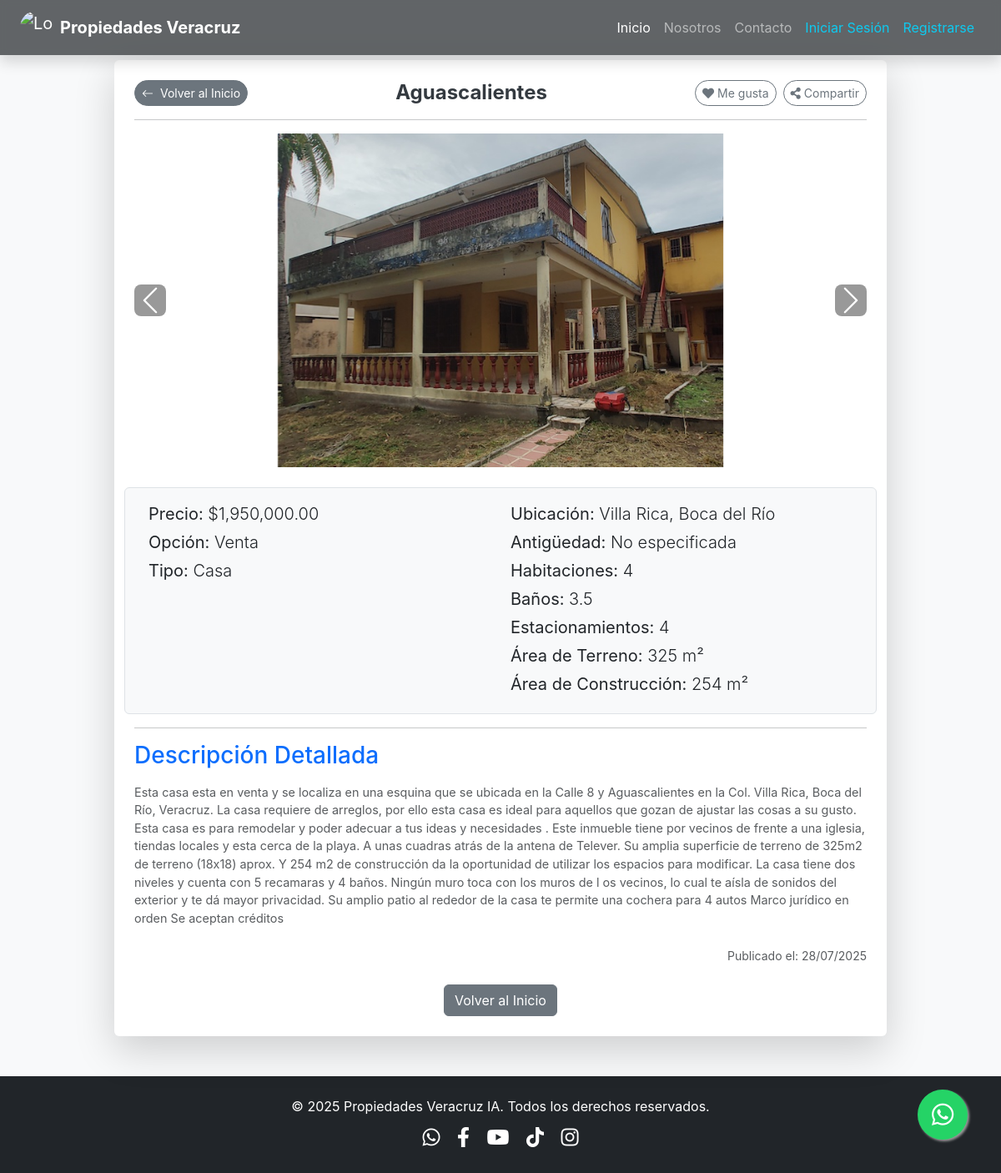
The app's page /property/14 with its own data.
### models.py (models this page shows, shortened)
class Property(db.Model):
    __tablename__ = 'property' # Añadido nombre de tabla explícito para consistencia
    id = db.Column(db.Integer, primary_key=True)
    titulo = db.Column(db.String(100), nullable=False)
    descripcion = db.Column(db.Text, nullable=False)
    precio = db.Column(db.Float, nullable=False)
    ubicacion = db.Column(db.String(200), nullable=False)
    municipio = db.Column(db.String(100), nullable=False)
    property_options = db.Column(db.String(100), nullable=False)
    tipo_propiedad = db.Column(db.String(50), nullable=False) # Ej: Casa, Departamento, Terreno
    num_habitaciones = db.Column(db.Integer, nullable=True)
    num_banos = db.Column(db.Integer, nullable=True)
    num_medios_banos = db.Column(db.Integer, default=0)
    num_estacionamientos = db.Column(db.Integer, default=0)
    area_construccion_metros_cuadrados = db.Column(db.Float, nullable=True)
    area_terreno_metros_cuadrados = db.Column(db.Float, nullable=True)
    antiguedad_tipo = db.Column(db.String(50), nullable=True) # Para 'new' o 'years'
    antiguedad_anos = db.Column(db.Integer, nullable=True)
    cuota_mantenimiento = db.Column(db.Float, default=0.0)
    fecha_publicacion = db.Column(db.DateTime, default=datetime.utcnow)
    images = db.relationship('PropertyImage', backref='property', lazy=True, cascade="all, delete-orphan")
    agente_id = db.Column(db.Integer, db.ForeignKey('user.id'), nullable=False)
    agente = db.relationship('User', backref='managed_properties') # Relación inversa para acceder a las propiedades de un usuario

class PropertyImage(db.Model):
    __tablename__ = 'property_image' # Añadido nombre de tabla explícito
    id = db.Column(db.Integer, primary_key=True)
    filename = db.Column(db.String(100), nullable=False)
    path = db.Column(db.String(200), nullable=True) # Ruta relativa del archivo (ej. 'uploads/1/foto.jpg')
    property_id = db.Column(db.Integer, db.ForeignKey('property.id'), nullable=False)
    is_main = db.Column(db.Boolean, default=False) # Para identificar la imagen principal

### app.py (the view)
@main.route("/property/<int:property_id>")
def property_detail(property_id):
    property_data = db.session.get(Property, property_id) # Usar db.session.get() para la propiedad
    if not property_data:
        flash('La propiedad solicitada no existe.', 'danger')
        return redirect(url_for('main.home'))
    if property_data.images:
        sorted_images = sorted(property_data.images, key=lambda img: (not img.is_main, img.id))
        property_data.images = sorted_images # Asigna la lista ordenada de vuelta al atributo images
    return render_template('property_detail.html', title=property_data.titulo, property=property_data)

### templates/property_detail.html (shortened to what this page needs)
{% extends "base.html" %}
{% block content %}
<div class="container my-4 ">
    <div class="row justify-content-center">
        <div class="col-lg-10 col-md-12">
            <div class="card shadow-lg border-0 rounded-lg">
                <div class="card-body p-4">
                    <div class="row align-items-center mb-3 g-2">
                        <div class="col-auto">
                            <a href="{{ url_for('main.home') }}" class="btn btn-secondary btn-sm rounded-pill">
                                <i class="bi bi-arrow-left me-1"></i> Volver al Inicio
                            </a>
                        </div>
                        <div class="col text-center">
                            <h2 class="card-title text-primary display-6 fw-bold mb-0">{{ property.titulo }}</h2>
                        </div>
                        <div class="col-auto d-flex gap-2 justify-content-end">
                            <button type="button" class="btn btn-outline-secondary btn-sm rounded-pill d-flex align-items-center gap-1">
                                <i class="fas fa-heart"></i> Me gusta
                            </button>
                            <button type="button" class="btn btn-outline-secondary btn-sm rounded-pill d-flex align-items-center gap-1">
                                <i class="fas fa-share-alt"></i> Compartir
                            </button>
                        </div>
                    </div>
                    <hr class="my-3">
                    {% if property.images %}
                    <div id="propertyCarousel" class="carousel slide mb-4" data-bs-ride="carousel">
                        <div class="carousel-inner rounded">
                            {% for image in property.images %}
                            <div class="carousel-item {% if loop.first %}active{% endif %}">
                                {% if image.path %}
                                    <img src="{{ url_for('static', filename=image.path) }}" class="d-block w-100 property-carousel-img" alt="Imagen de propiedad">
                                {% else %}
                                    <img src="{{ url_for('static', filename='img/banners/placeholder.png') }}" class="d-block w-100 property-carousel-img" alt="Imagen no disponible">
                                {% endif %}
                            </div>
                            {% endfor %}
                        </div>
                        {% if property.images|length > 1 %}
                        <button class="carousel-control-prev" type="button" data-bs-target="#propertyCarousel" data-bs-slide="prev">
                            <span class="carousel-control-prev-icon" aria-hidden="true"></span>
                        </button>
                        <button class="carousel-control-next" type="button" data-bs-target="#propertyCarousel" data-bs-slide="next">
                            <span class="carousel-control-next-icon" aria-hidden="true"></span>
                        </button>
                        {% endif %}
                    </div>
                    {% else %}
                    <div class="text-center mb-4">
                        <img src="{{ url_for('static', filename='img/banners/placeholders/no_image.png') }}" class="img-fluid rounded shadow-sm" alt="No hay imagen disponible">
                        <p class="text-muted mt-2">No hay imágenes disponibles para esta propiedad.</p>
                    </div>
                    {% endif %}
                    <div class="row mb-3 p-3 border rounded bg-light">
                        <div class="col-md-6">
                            <p class="lead mb-1"><strong>Precio:</strong> ${{ "{:,.2f}".format(property.precio) }}</p>
                            <p class="lead mb-1"><strong>Opción:</strong> {{ property.property_options }}</p>
                            <p class="lead mb-1"><strong>Tipo:</strong> {{ property.tipo_propiedad }}</p>
                        </div>
                        <div class="col-md-6">
                            <p class="lead mb-1"><strong>Ubicación:</strong> {{ property.ubicacion }}, {{ property.municipio }}</p>
                            <p class="lead mb-1"><strong>Antigüedad:</strong>
                                {% if property.antiguedad_tipo == 'new' %}
                                    Nueva
                                {% elif property.antiguedad_tipo == 'years' and property.antiguedad_anos is not none %}
                                    {{ property.antiguedad_anos }} años
                                {% else %}
                                    No especificada
                                {% endif %}
                            </p>
                            {% if property.num_habitaciones %}
                                <p class="lead mb-1"><strong>Habitaciones:</strong> {{ property.num_habitaciones }}</p>
                            {% endif %}
                            {% if property.num_banos %}
                                <p class="lead mb-1"><strong>Baños:</strong> {{ property.num_banos }}{% if property.num_medios_banos %}.5{% endif %}</p>
                            {% endif %}
                            {% if property.num_estacionamientos %}
                                <p class="lead mb-1"><strong>Estacionamientos:</strong> {{ property.num_estacionamientos }}</p>
                            {% endif %}
                            {% if property.area_terreno_metros_cuadrados %}
                                <p class="lead mb-1"><strong>Área de Terreno:</strong> {{ "{:,.0f}".format(property.area_terreno_metros_cuadrados) }} m²</p>
                            {% endif %}
                            {% if property.area_construccion_metros_cuadrados %}
                                <p class="lead mb-1"><strong>Área de Construcción:</strong> {{ "{:,.0f}".format(property.area_construccion_metros_cuadrados) }} m²</p>
                            {% endif %}
                        </div>
                    </div>
                    <hr>
                    <h3 class="text-primary mb-3">Descripción Detallada</h3>
                    <p class="card-text text-muted">{{ property.descripcion }}</p>
                    <p class="text-end text-muted small mt-4">Publicado el: {{ property.fecha_publicacion.strftime('%d/%m/%Y') }}</p>
                    <div class="text-center mt-4">
                        <a href="{{ url_for('main.home') }}" class="btn btn-secondary">Volver al Inicio</a>
                    </div>
                </div>
            </div>
        </div>
    </div>
</div>
{% endblock content %}

### static/style.css (style rules this page uses)
html, body { height: 100%; margin: 0; font-family: 'Inter', sans-serif; background-color: #f8f9fa; color: #343a40; }
.container h2.text-primary { font-size: 1.5rem; color: #343a40 !important; }
.card-title { font-size: 1.4rem; margin-bottom: 0.5rem; }
.card-text.text-muted { font-size: 0.9rem; }
.property-carousel-img { max-height: 400px; object-fit: contain; width: 100%; }
.carousel-control-prev-icon, .carousel-control-next-icon { background-color: rgba(0, 0, 0, 0.5); padding: 1.2rem; border-radius: 0.5rem; }
.carousel-control-prev, .carousel-control-next { width: auto; opacity: 0.8; transition: opacity 0.3s ease; }

### records on screen
Property: titulo "Aguascalientes", precio "1,950,000.00", property_options "Venta", tipo_propiedad "Casa", ubicacion "Villa Rica", municipio "Boca del Río", num_habitaciones "4", num_banos "3", num_estacionamientos "4", area_terreno_metros_cuadrados "325", area_construccion_metros_cuadrados "254", descripcion "Esta casa esta en venta y se localiza en una esquina que se ubicada en la Calle 8 y Aguascalientes en la Col. Villa Rica, Boca del Río, Veracruz. La casa requiere de arreglos, por ello esta casa es ideal para aquellos que gozan de ajustar las cosas a su gusto. Esta casa es para remodelar y poder adecuar a tus ideas y necesidades . Este inmueble tiene por vecinos de frente a una iglesia, tiendas locales y esta cerca de la playa. A unas cuadras atrás de la antena de Telever. Su amplia superficie de terreno de 325m2 de terreno (18x18) aprox. Y 254 m2 de construcción da la oportunidad de utilizar los espacios para modificar. La casa tiene dos niveles y cuenta con 5 recamaras y 4 baños. Ningún…", fecha_publicacion "28/07/2025"
PropertyImage: path (picture)
